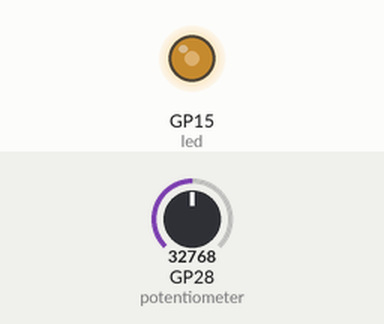
Bench run of a program on a simulated Raspberry Pi Pico running MicroPython. Parts: output pins drawn as LEDs (lit = HIGH). The inputs (shaded band) are chosen by the test bench; at power-on: GP28 (potentiometer) = 32768 (analog values on the 0–65535 scale).

Above: at 1.2 s.
1.3 s: GP28 (potentiometer) set to 45874
At 1.6 s:
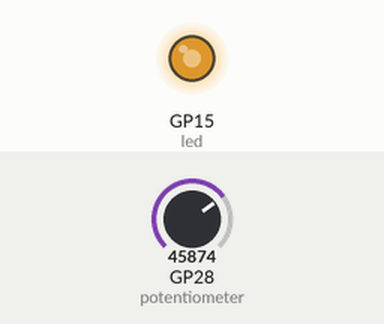
2.8 s: GP28 (potentiometer) set to 57670
At 4.0 s:
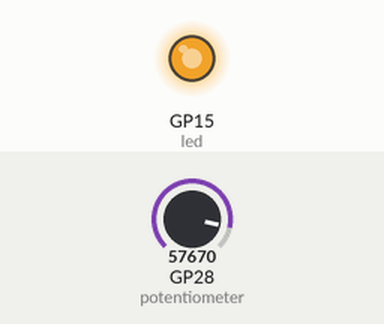
4.3 s: GP28 (potentiometer) set to 7864
At 5.1 s:
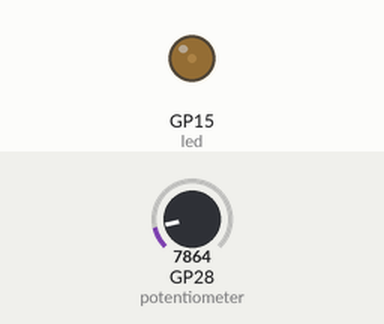
5.8 s: GP28 (potentiometer) set to 0
At 6.3 s:
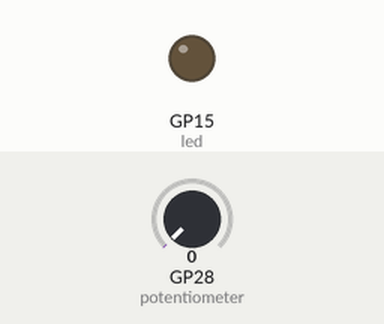
Timing chart, 0 to 8.3 s (numbered marks = the images above; inputs shaded):
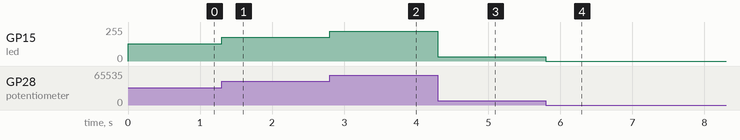

The program:

dimming_led.py
```python
# Author: Jesus Minjares
# Master of Science in Computer Engineering
# Date 01-07-22

import machine
import utime

# use pin 28 to read ADC
potentiometer = machine.ADC(28)
# attach pin 15 to PWM
led = machine.PWM(machine.Pin(15))
# set pwm to 1Khz
led.freq(1000)

while True:
    # update led based on adc reading
    led.duty_u16(potentiometer.read_u16())
```

Measured:
- after the input at 1.3 s, GP15 (led): 128/255 → 178/255 at once
- after the input at 2.8 s, GP15 (led): 178/255 → 224/255 at once
- after the input at 4.3 s, GP15 (led): 224/255 → 31/255 at once
- after the input at 5.8 s, GP15 (led): 31/255 → 0/255 at once
